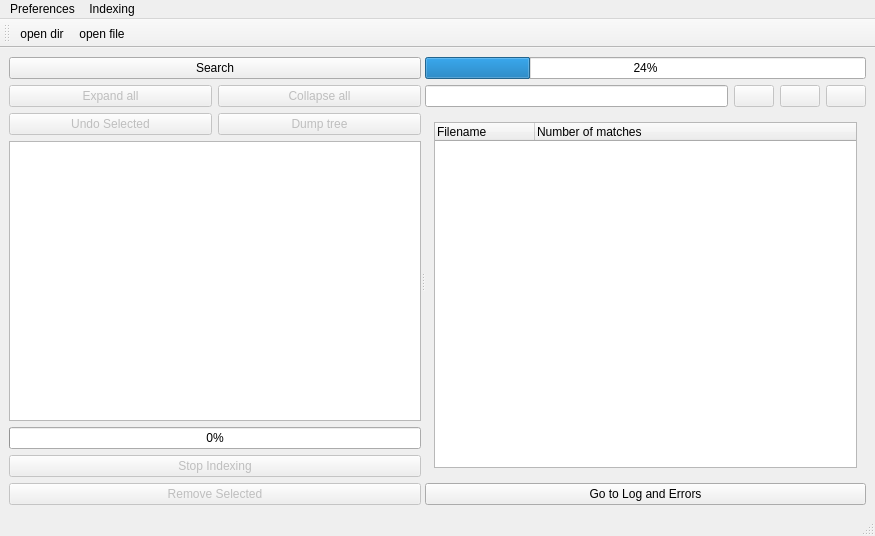
<?xml version="1.0" encoding="UTF-8"?>
<ui version="4.0">
 <class>MainWindow1</class>
 <widget class="QMainWindow" name="MainWindow1">
  <property name="geometry">
   <rect>
    <x>0</x>
    <y>0</y>
    <width>875</width>
    <height>536</height>
   </rect>
  </property>
  <property name="windowTitle">
   <string>MainWindow</string>
  </property>
  <widget class="QWidget" name="centralwidget">
   <layout class="QHBoxLayout" name="horizontalLayout_2">
    <item>
     <widget class="QSplitter" name="splitter">
      <property name="orientation">
       <enum>Qt::Horizontal</enum>
      </property>
      <widget class="QWidget" name="layoutWidget_2">
       <layout class="QVBoxLayout" name="verticalLayout_2">
        <item>
         <widget class="QPushButton" name="searchButton">
          <property name="text">
           <string>Search</string>
          </property>
         </widget>
        </item>
        <item>
         <layout class="QGridLayout" name="gridLayout">
          <item row="1" column="0">
           <widget class="QPushButton" name="undoButton">
            <property name="enabled">
             <bool>false</bool>
            </property>
            <property name="text">
             <string>Undo Selected</string>
            </property>
           </widget>
          </item>
          <item row="0" column="0">
           <widget class="QPushButton" name="expandButton">
            <property name="enabled">
             <bool>false</bool>
            </property>
            <property name="text">
             <string>Expand all</string>
            </property>
           </widget>
          </item>
          <item row="1" column="1">
           <widget class="QPushButton" name="dumpButton">
            <property name="enabled">
             <bool>false</bool>
            </property>
            <property name="text">
             <string>Dump tree</string>
            </property>
           </widget>
          </item>
          <item row="0" column="1">
           <widget class="QPushButton" name="collapseButton">
            <property name="enabled">
             <bool>false</bool>
            </property>
            <property name="text">
             <string>Collapse all</string>
            </property>
           </widget>
          </item>
         </layout>
        </item>
        <item>
         <widget class="QListWidget" name="fileList">
          <property name="minimumSize">
           <size>
            <width>254</width>
            <height>192</height>
           </size>
          </property>
         </widget>
        </item>
        <item>
         <widget class="QProgressBar" name="indexBar">
          <property name="value">
           <number>0</number>
          </property>
         </widget>
        </item>
        <item>
         <widget class="QPushButton" name="indexStopButton">
          <property name="enabled">
           <bool>false</bool>
          </property>
          <property name="text">
           <string>Stop Indexing</string>
          </property>
         </widget>
        </item>
        <item>
         <widget class="QPushButton" name="removeButton">
          <property name="enabled">
           <bool>false</bool>
          </property>
          <property name="text">
           <string>Remove Selected</string>
          </property>
         </widget>
        </item>
       </layout>
      </widget>
      <widget class="QWidget" name="layoutWidget">
       <layout class="QVBoxLayout" name="verticalLayout">
        <item>
         <widget class="QProgressBar" name="progressBar">
          <property name="value">
           <number>24</number>
          </property>
         </widget>
        </item>
        <item>
         <layout class="QHBoxLayout" name="horizontalLayout">
          <item>
           <widget class="QLineEdit" name="lineEdit"/>
          </item>
          <item>
           <widget class="QPushButton" name="continueButton">
            <property name="enabled">
             <bool>false</bool>
            </property>
            <property name="text">
             <string/>
            </property>
           </widget>
          </item>
          <item>
           <widget class="QPushButton" name="pauseButton">
            <property name="enabled">
             <bool>false</bool>
            </property>
            <property name="text">
             <string/>
            </property>
           </widget>
          </item>
          <item>
           <widget class="QPushButton" name="stopButton">
            <property name="enabled">
             <bool>false</bool>
            </property>
            <property name="text">
             <string/>
            </property>
           </widget>
          </item>
         </layout>
        </item>
        <item>
         <widget class="QStackedWidget" name="stackedWidget">
          <property name="currentIndex">
           <number>0</number>
          </property>
          <widget class="QWidget" name="page">
           <layout class="QVBoxLayout" name="verticalLayout_3">
            <item>
             <widget class="QTreeWidget" name="treeWidget">
              <column>
               <property name="text">
                <string notr="true">Filename</string>
               </property>
              </column>
              <column>
               <property name="text">
                <string>Number of matches</string>
               </property>
              </column>
             </widget>
            </item>
           </layout>
          </widget>
          <widget class="QWidget" name="page_2">
           <layout class="QVBoxLayout" name="verticalLayout_4">
            <item>
             <widget class="QListWidget" name="listWidget"/>
            </item>
            <item>
             <widget class="QPushButton" name="logDumpButton">
              <property name="enabled">
               <bool>false</bool>
              </property>
              <property name="text">
               <string>Dump log</string>
              </property>
             </widget>
            </item>
            <item>
             <widget class="QPushButton" name="clearLogButton">
              <property name="text">
               <string>Clear log</string>
              </property>
             </widget>
            </item>
           </layout>
          </widget>
         </widget>
        </item>
        <item>
         <widget class="QPushButton" name="switchButton">
          <property name="text">
           <string>Go to Log and Errors</string>
          </property>
         </widget>
        </item>
       </layout>
      </widget>
     </widget>
    </item>
   </layout>
  </widget>
  <widget class="QMenuBar" name="menuBar">
   <property name="geometry">
    <rect>
     <x>0</x>
     <y>0</y>
     <width>875</width>
     <height>17</height>
    </rect>
   </property>
   <widget class="QMenu" name="menupreferences">
    <property name="title">
     <string>Preferences</string>
    </property>
    <addaction name="actionchoose_filters"/>
   </widget>
   <widget class="QMenu" name="menuindexing">
    <property name="title">
     <string>Indexing</string>
    </property>
    <addaction name="action_open_dir"/>
    <addaction name="action_open_file"/>
   </widget>
   <addaction name="menupreferences"/>
   <addaction name="menuindexing"/>
  </widget>
  <widget class="QStatusBar" name="statusBar"/>
  <widget class="QToolBar" name="toolBar">
   <property name="windowTitle">
    <string>toolBar</string>
   </property>
   <attribute name="toolBarArea">
    <enum>TopToolBarArea</enum>
   </attribute>
   <attribute name="toolBarBreak">
    <bool>false</bool>
   </attribute>
   <addaction name="action_open_dir"/>
   <addaction name="action_open_file"/>
  </widget>
  <action name="actionchoose_filters">
   <property name="text">
    <string>choose filters</string>
   </property>
  </action>
  <action name="action_open_dir">
   <property name="text">
    <string>open dir</string>
   </property>
  </action>
  <action name="action_open_file">
   <property name="text">
    <string>open file</string>
   </property>
  </action>
 </widget>
 <resources/>
 <connections/>
</ui>
